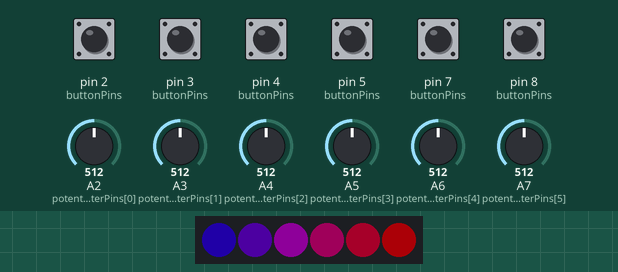
This program was run on a simulated Arduino Nano, built with avr-gcc and run on an emulated ATmega328P. Parts: 6 RGB LEDs in strip order, left to right. The test bench sets the inputs (shaded band); at power-on: pin 2 (buttonPins), pin 3 (buttonPins), pin 4 (buttonPins), pin 5 (buttonPins), pin 7 (buttonPins), pin 8 (buttonPins) LOW, A2 (potentiometerPins[0]) = 512, A3 (potentiometerPins[1]) = 512, A4 (potentiometerPins[2]) = 512, A5 (potentiometerPins[3]) = 512, A6 (potentiometerPins[4]) = 512, A7 (potentiometerPins[5]) = 512. Dim RGB values are drawn brighter than linear; what the program prints to the serial monitor is not drawn.

Above: at 2.2 s.
2.3 s: pin 2 (buttonPins) pulled HIGH for 0.15 s
At 3.6 s:
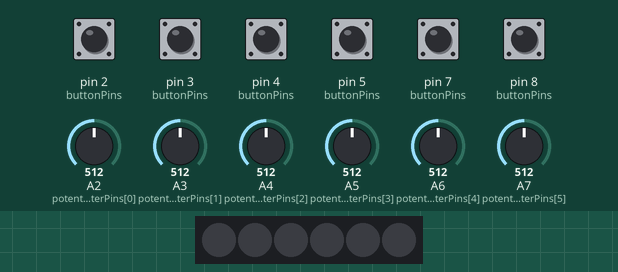
3.9 s: pin 3 (buttonPins) pulled HIGH for 0.15 s
At 3.98 s:
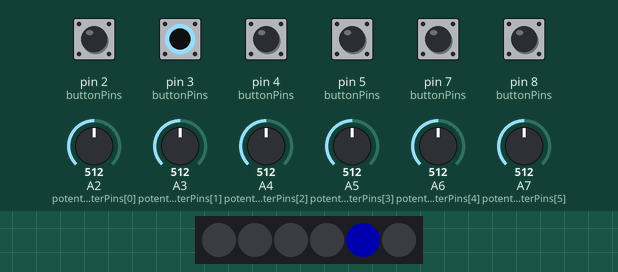
5.5 s: pin 4 (buttonPins) pulled HIGH for 0.15 s
At 5.58 s:
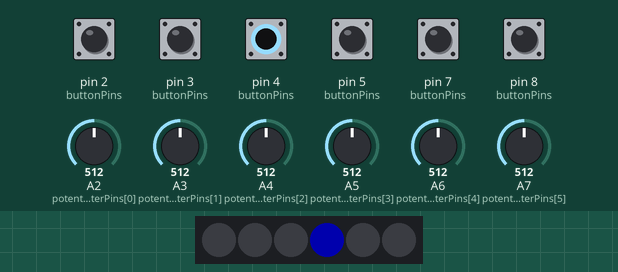
7.1 s: pin 5 (buttonPins) pulled HIGH for 0.15 s
At 7.18 s:
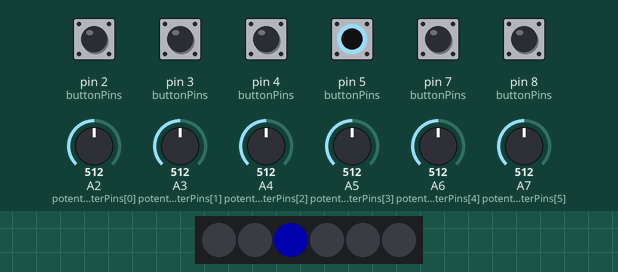
8.7 s: pin 7 (buttonPins) pulled HIGH for 0.15 s
At 8.78 s:
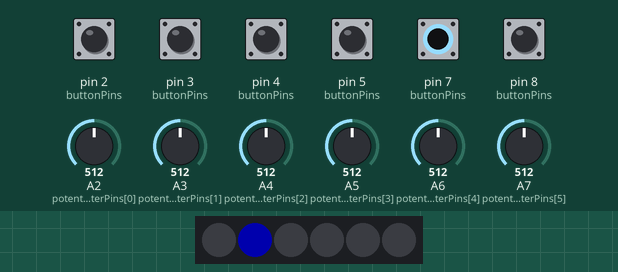
10.3 s: pin 8 (buttonPins) pulled HIGH for 0.15 s
At 10.38 s:
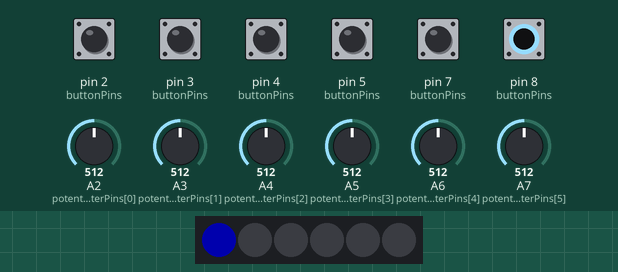
Timing chart, 0 to 19.2 s (numbered marks = the images above; inputs shaded):
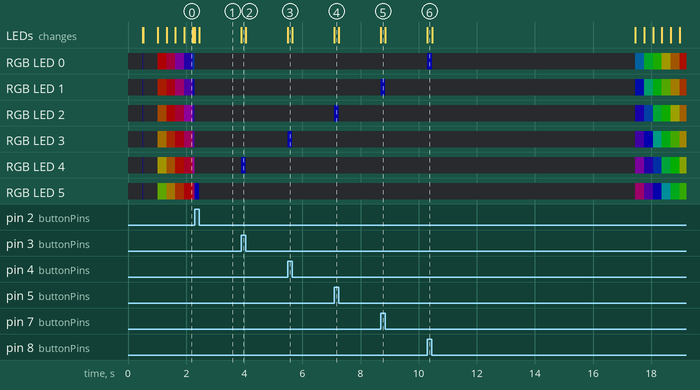

Measured:
- after the input at 2.3 s, the LEDs: first change at once (image 1 shows a later state)
- after the input at 3.9 s, RGB LED 4: off → RGB(0, 0, 50) at once, → off 0.16 s later; the LEDs: change at once (image 2)
- after the input at 5.5 s, RGB LED 3: off → RGB(0, 0, 50) at once, → off 0.16 s later; the LEDs: change at once (image 3)
- after the input at 7.1 s, RGB LED 2: off → RGB(0, 0, 50) at once, → off 0.16 s later; the LEDs: change at once (image 4)
- after the input at 8.7 s, RGB LED 1: off → RGB(0, 0, 50) at once, → off 0.16 s later; the LEDs: change at once (image 5)
- after the input at 10.3 s, the LEDs: change at once (image 6)

The program:

main.cpp
```cpp
#include <Arduino.h>
#include <FastLED.h>

#define DEBUG // must be above globals.h
#include "globals.h"

#define COM_BAUD_RATE 115200
#define COM_CONFIG SERIAL_8E1
#define COM_READ_TIMEOUT 50

const int NUM_CHANNELS = 6;
const int LED_PIN = 6;
const int buttonPins[NUM_CHANNELS] = {8, 7, 5, 4, 3, 2};
const int potentiometerPins[NUM_CHANNELS] = {A2, A3, A4, A5, A6, A7};
const unsigned long STANDBY_DELAY = 7000;

Channel channel[NUM_CHANNELS];
Button button[NUM_CHANNELS];
Potentiometer potentiometers[NUM_CHANNELS];
CRGB leds[NUM_CHANNELS];

unsigned long nextStadby;
uint8_t hue;
bool connected;

/******** Setup function ********/
void setup() {
    connected = false;

    // Serial setup
    Serial.begin(COM_BAUD_RATE, COM_CONFIG);
    Serial.setTimeout(COM_READ_TIMEOUT);

    // LEDs setup
    FastLED.addLeds<WS2812, LED_PIN, GRB>(leds, NUM_CHANNELS);
    FastLED.setBrightness(50);

    for (int i = 0; i < NUM_CHANNELS; i++) {
        pinMode(button[i].pin, INPUT);

        channel[i] = {i, false, false, 0, CRGB::Red, CRGB::Green, CRGB::Black};
        button[i] = {i, buttonPins[i], false};
        potentiometers[i].raw = 0;
    }

    updateLEDs();
    nextStadby = 0;
    hue = 0;

    // blink all LEDs
    delay(500);
    for (int i = 0; i < NUM_CHANNELS; i++) leds[i] = CRGB::Blue;
    FastLED.show();
    delay(20);
    for (int i = 0; i < NUM_CHANNELS; i++) leds[i] = CRGB::Black;
    FastLED.show();

    Serial.println("READY");
    delay(500);
}

/******** Loop function ********/
void loop() {
    handleButtons();

    readPotentiometers();

    // handle Serial I/O
    if (Serial.available()) {
        connected = true;
        String data = Serial.readStringUntil('\n');
        data.trim(); // delete '\r' from the end of the string
        DBGPRINT("[RX]: '" + data + "'");

        parseInput(data);
    }

    // after some time of inactivity, switch to "standby mode"
    if (millis() >= nextStadby) {
        updateLEDs();
    }

    FastLED.show(); // update the LEDs
    delay(10);
}

void handleButtons() {
    for (int i = 0; i < NUM_CHANNELS; i++) {
        Button &btn = button[i];

        if (digitalRead(btn.pin) == HIGH) {
            if (!btn.pressed) {
                btn.pressed = true;
                buttonPressed(btn.id);
            }
        } else {
            if (btn.pressed) {
                btn.pressed = false;
                buttonReleased(btn.id);
            }
        }
    }
}

void buttonPressed(int id) {
    Channel &ch = channel[id];

    if (ch.active) {
        ch.muted = !ch.muted;
        sendMuteState(ch);
    }

    cancelStandbyMode();
}

void buttonReleased(int id) {
    cancelStandbyMode();
}

void readPotentiometers() {
    for (int i = 0; i < NUM_CHANNELS; i++) {
        int raw = analogRead(potentiometerPins[i]) >> 2; // ignore 2 least significant bits because of the noise caused by the LEDs
        Potentiometer &pot = potentiometers[i];
        if (abs(pot.raw - raw) > 1) {
            // user changed the value
            pot.raw = raw;
            int val = round((100.0 / 255.0) * pot.raw); // map raw value (0-255) to (0-100)
            if (abs(val - channel[i].volume) > 0) {
                channel[i].volume = val;
                if (connected) {
                    sendVolumeState(channel[i]);
                    cancelStandbyMode();
                }
            }
        }
    }
}

void parseInput(String& data) {
    if (data.indexOf('!') == 0) {
        // command
        if (data.charAt(1) == 'A') { // channel active data
            if (data.charAt(2) == ':') { // all channels at once
                int values[NUM_CHANNELS];
                parseValues(data.substring(3, data.length()), values);

                String dbgstr;
                for (int i = 0; i < NUM_CHANNELS; i++) dbgstr += String(values[i]) + " ";
                DBGPRINT("active data: " + dbgstr);

                for (int i = 0; i < NUM_CHANNELS; i++) {
                    channel[i].active = values[i] == 1;
                }
            } else {
                // TODO
            }
        } else if (data.charAt(1) == 'M') { // channel mute data
            if (data.charAt(2) == ':') { // all channels at once
                int values[NUM_CHANNELS];
                parseValues(data.substring(3, data.length()), values);

                String dbgstr;
                for (int i = 0; i < NUM_CHANNELS; i++) dbgstr += String(values[i]) + " ";
                DBGPRINT("mute data: " + dbgstr);

                for (int i = 0; i < NUM_CHANNELS; i++) {
                    channel[i].muted = values[i] == 1;
                }
            } else {
                // TODO
            }
        }
        cancelStandbyMode();
    } else if (data.indexOf('?') == 0) {
        // request
        if (data.charAt(1) == 'V') { // send volume data
            sendVolumeStateAll();
        }
    } else {
        // invalid input
    }
}

void updateLEDs() {
    if (millis() >= nextStadby) {
        // standby mode - display the rainbow effect
        fill_rainbow(leds, NUM_CHANNELS, hue, 15);
        hue--;
    } else {
        for (int i = 0; i < NUM_CHANNELS; i++) {
            Channel &ch = channel[i];
            Button &btn = button[i];
            if (!ch.active) {
                leds[ch.id] = btn.pressed ? CRGB::Blue : ch.cInactive;
            }
            else if (ch.muted)
                leds[ch.id] = ch.cMuted;
            else
                leds[ch.id] = ch.cUnmuted;
        }
    }
}

void parseValues(String data, int values[]) {
    int counter = 0;
	int pos = 0, prev = -1;
	while (1) {
		pos = data.indexOf('|', prev+1);
		if (pos == -1) break;
		values[counter] = data.substring(prev+1, pos).toInt();
		counter++;
		prev = pos;
	}
}

void sendMuteState(Channel &ch) {
    Serial.println("!M" + String(ch.id) + ":" + (ch.muted ? "1" : "0"));
}

void sendVolumeState(Channel &ch) {
    Serial.println("!V" + String(ch.id) + ":" + String(ch.volume));
}

void sendVolumeStateAll() {
    String str = "!V:";
    for (int i = 0; i < NUM_CHANNELS; i++) {
        str += String(channel[i].volume) + "|";
    }
    Serial.println(str);
}

void cancelStandbyMode() {
    nextStadby = millis() + STANDBY_DELAY;
    updateLEDs();
}
```

globals.h
```cpp
#include <Arduino.h>
#include <FastLED.h>

#ifdef DEBUG
#define DBGPRINT(x) Serial.println(String("[DEBUG]> ") + x)
#else
#define DBGPRINT(x)
#endif

struct Channel {
    int id; // unique id
    bool active; // whether the channel is active
    bool muted;
    int volume; // 0% - 100%
    CRGB cMuted, cUnmuted, cInactive;
};

struct Button {
    int id; // same as Channel.id
    int pin;
    bool pressed;
};

struct Potentiometer {
    int raw; // raw value (0-255)
};

void handleButtons();
void buttonPressed(int id);
void buttonReleased(int id);

void readPotentiometers();

void parseInput(String &data);

void updateLEDs();

void parseValues(String data, int values[]);

void sendMuteState(Channel &ch);
void sendVolumeState(Channel &ch);
void sendVolumeStateAll();

void cancelStandbyMode();
```
